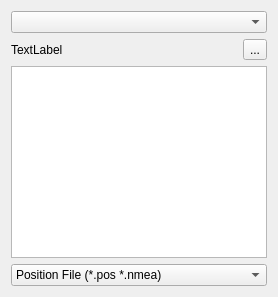
         <widget class="QWidget" name="panelBrowse" native="true">
          <property name="sizePolicy">
           <sizepolicy hsizetype="Fixed" vsizetype="Preferred">
            <horstretch>0</horstretch>
            <verstretch>0</verstretch>
           </sizepolicy>
          </property>
          <layout class="QVBoxLayout" name="verticalLayout1">
           <item>
            <widget class="QWidget" name="panelDrive" native="true">
             <property name="sizePolicy">
              <sizepolicy hsizetype="Preferred" vsizetype="Fixed">
               <horstretch>0</horstretch>
               <verstretch>0</verstretch>
              </sizepolicy>
             </property>
             <property name="toolTip">
              <string/>
             </property>
             <property name="layoutDirection">
              <enum>Qt::LayoutDirection::LeftToRight</enum>
             </property>
             <property name="text" stdset="0">
              <string/>
             </property>
             <layout class="QHBoxLayout" name="horizontalLayout_51">
              <property name="spacing">
               <number>0</number>
              </property>
              <property name="leftMargin">
               <number>0</number>
              </property>
              <property name="topMargin">
               <number>0</number>
              </property>
              <property name="rightMargin">
               <number>0</number>
              </property>
              <property name="bottomMargin">
               <number>0</number>
              </property>
              <item>
               <widget class="QComboBox" name="cBDriveSelect"/>
              </item>
             </layout>
            </widget>
           </item>
           <item>
            <widget class="QWidget" name="panelDriectory" native="true">
             <property name="sizePolicy">
              <sizepolicy hsizetype="Preferred" vsizetype="Fixed">
               <horstretch>0</horstretch>
               <verstretch>0</verstretch>
              </sizepolicy>
             </property>
             <property name="layoutDirection">
              <enum>Qt::LayoutDirection::LeftToRight</enum>
             </property>
             <property name="text" stdset="0">
              <string/>
             </property>
             <layout class="QHBoxLayout" name="horizontalLayout_11">
              <property name="spacing">
               <number>0</number>
              </property>
              <property name="leftMargin">
               <number>0</number>
              </property>
              <property name="topMargin">
               <number>0</number>
              </property>
              <property name="rightMargin">
               <number>0</number>
              </property>
              <property name="bottomMargin">
               <number>0</number>
              </property>
              <item>
               <widget class="QLabel" name="lblDirectorySelected">
                <property name="text">
                 <string>TextLabel</string>
                </property>
               </widget>
              </item>
              <item>
               <widget class="QToolButton" name="btnDirectorySelect">
                <property name="text">
                 <string>...</string>
                </property>
               </widget>
              </item>
             </layout>
            </widget>
           </item>
           <item>
            <widget class="QListView" name="lVFileList">
             <property name="frameShape">
              <enum>QFrame::Shape::StyledPanel</enum>
             </property>
            </widget>
           </item>
           <item>
            <widget class="QWidget" name="panelFilter" native="true">
             <property name="sizePolicy">
              <sizepolicy hsizetype="Preferred" vsizetype="Fixed">
               <horstretch>0</horstretch>
               <verstretch>0</verstretch>
              </sizepolicy>
             </property>
             <property name="toolTip">
              <string/>
             </property>
             <layout class="QHBoxLayout" name="horizontalLayout_21">
              <property name="spacing">
               <number>0</number>
              </property>
              <property name="leftMargin">
               <number>0</number>
              </property>
              <property name="topMargin">
               <number>0</number>
              </property>
              <property name="rightMargin">
               <number>0</number>
              </property>
              <property name="bottomMargin">
               <number>0</number>
              </property>
              <item>
               <widget class="QComboBox" name="cBFilter">
                <item>
                 <property name="text">
                  <string>Position File (*.pos *.nmea)</string>
                 </property>
                </item>
                <item>
                 <property name="text">
                  <string>All (*.*)</string>
                 </property>
                </item>
               </widget>
              </item>
             </layout>
            </widget>
           </item>
          </layout>
         </widget>
